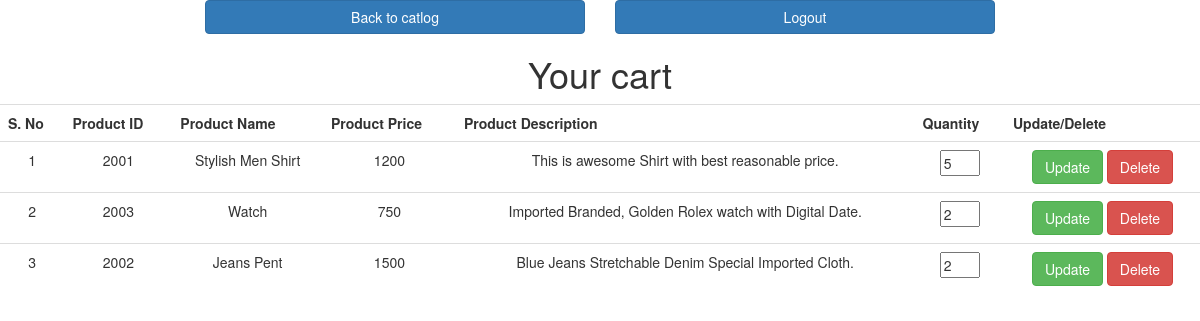
Page /cart.php (signed in) on the committed database.
### tables this page shows
CREATE TABLE `products` (
  `productId` int(11) NOT NULL,
  `productName` varchar(200) NOT NULL,
  `productPrice` varchar(5) NOT NULL,
  `productStock` varchar(2) NOT NULL,
  `productDescription` text NOT NULL,
  `productImage` varchar(200) NOT NULL
);

CREATE TABLE `cart` (
  `cartProductId` int(11) NOT NULL,
  `cartUserId` int(11) NOT NULL,
  `qty` varchar(2) NOT NULL
);

### cart.php (the view, shortened to what this page needs)
<?php
$uid = $_SESSION['userId'];
?>
<!DOCTYPE html>
<html>
<head>
	<link href="css/bootstrap.min.css" rel="stylesheet">
</head>
<body>
	<div class="row">
		<div class="col-md-4">
			<a href="index.php" class="btn btn-primary btn-block">Back to catlog</a>
		</div>
		<div class="col-md-4">
			<a href="logout.php" class="btn btn-primary btn-block">Logout</a>
		</div>
	</div>
	<h1 align="center">Your cart</h1>
	<?php
	include('connection.php');
	?>
	<table align="center" class="table">
		<tr>
			<th>S. No</th>
			<th>Product ID</th>
			<th>Product Name</th>
			<th>Product Price</th>
			<th>Product Description</th>
			<th>Quantity</th>
			<th>Update/Delete</th>
		</tr>
<?php
$test = "SELECT p.productId,p.productName,p.productPrice,p.productDescription,c.qty from products as p INNER JOIN cart as c on p.productId=c.cartProductId where c.cartUserId='$uid'";
$result = $conn->query($test);
$i=1;
while ($row = $result->fetch_assoc()) {
?>
		<tr align="center">
			<td><?php echo $i ?></td>
			<td><?php echo $row['productId'] ?></td>
			<td><?php echo $row['productName'] ?></td>
			<td><?php echo $row['productPrice'] ?></td>
			<td><?php echo $row['productDescription'] ?></td>
			 <td><input type="text"  value="<?php echo $row['qty'] ?>" style="width:40px;"></td>
			<td><input type="button" class="btn btn-success" value="Update">&nbsp<input type="button" class="btn btn-danger" value="Delete" onclick="confirm();"></td>
		</tr>
<?php
$i++;
}
?>
	</table>
</body>
</html>

### rows in the picture
products: productId "2001", productName "Stylish Men Shirt", productPrice "1200", productDescription "This is awesome Shirt with best reasonable price.", qty "5"
products: productId "2003", productName "Watch", productPrice "750", productDescription "Imported Branded, Golden Rolex watch with Digital Date.", qty "2"
products: productId "2002", productName "Jeans Pent", productPrice "1500", productDescription "Blue Jeans Stretchable Denim Special Imported Cloth.", qty "2"
